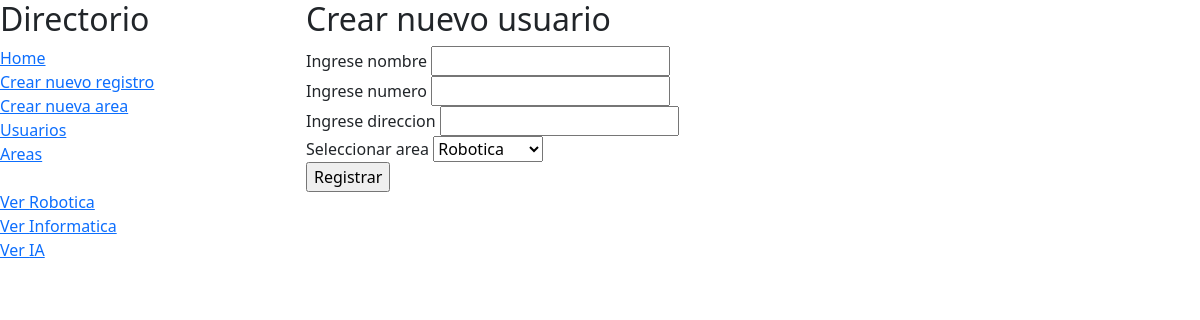
The app's page /app2/nuevoRegistro with its own data.
### app2/models.py (models this page shows)
class area(models.Model):
    nombreArea = models.CharField(max_length=32, null=True, blank=True)
    descripcionArea = models.CharField(max_length=256, null=True, blank=True)

### app2/views.py (the view, shortened to what this page needs)
# urls.py: path('nuevoRegistro',views.nuevoRegistro,name='nuevoRegistro'),
def nuevoRegistro(request):
    return render(request,'nuevoRegistro.html',{
        'areasSistema':area.objects.all()
    })

### app2/templates/nuevoRegistro.html (shortened to what this page needs)
{% extends "layout.html" %}
{% block contenido %}
    <h2>Crear nuevo usuario</h2>
    <form class="row" method="post" action="{% url 'app2:nuevoRegistro' %}">
        <div>
            <label>Ingrese nombre</label>
            <input type="text" name="nombreUsuario">
        </div>
        <div>
            <label>Ingrese numero</label>
            <input type="text" name="numeroUsuario">
        </div>
        <div>
            <label>Ingrese direccion</label>
            <input type="text" name="direccionUsuario">
        </div>
        <div>
            <label>Seleccionar area</label>
            <select name="areaSeleccionada">
                {% for areaInfo in areasSistema %}
                <option value="{{ areaInfo.id }}">{{ areaInfo.nombreArea }}</option>
                {% endfor %}
            </select>
        </div>
        <div>
            <input type="submit" value="Registrar">
        </div>
    </form>
{% endblock %}

### app2/templates/layout.html (shortened to what this page needs)
<!DOCTYPE html>
<html>
    <head>
        <link href="https://cdn.jsdelivr.net/npm/bootstrap@5.3.0/dist/css/bootstrap.min.css" rel="stylesheet">
        <link rel="stylesheet" href="https://cdnjs.cloudflare.com/ajax/libs/font-awesome/6.3.0/css/all.min.css" />
    </head>
    <body>
        <div class="row">
            <div class="col-3">
                <h2>Directorio</h2>
                <div>
                    <a href="{% url 'app2:inicio' %}">Home</a>
                </div>
                <div>
                    <a href="{% url 'app2:nuevoRegistro' %}">Crear nuevo registro</a>
                </div>
                <div>
                    <a href="{% url 'app2:nuevaArea' %}">Crear nueva area</a>
                </div>
                <div>
                    <a href="{% url 'app2:usuarios' %}">Usuarios</a>
                </div>
                <div>
                    <a href="{% url 'app2:areas' %}">Areas</a>
                </div>
                <br>
                {% for areaInfo in areasSistema %}
                <div>
                    <a href="{% url 'app2:verArea' areaInfo.id %}">Ver {{ areaInfo.nombreArea }}</a>
                </div>
                {% endfor %}
            </div>
            <div class="col-9">
                {% block contenido %}
                {% endblock %}
            </div>
        </div>
    </body>
</html>

### records on screen
area: nombreArea "Robotica"
area: nombreArea "Informatica"
area: nombreArea "IA"

### other values on screen
form field areaSeleccionada "Robotica"
